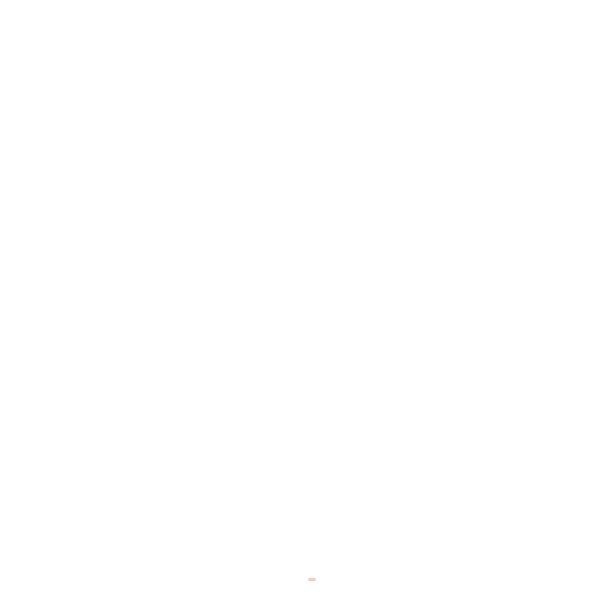
Frame 1 (no input)
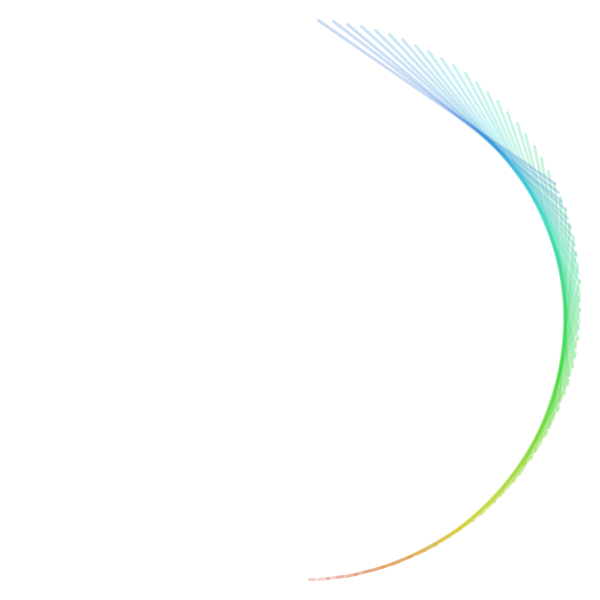
Frame 60 (the mouse pressed at the canvas centre just before this capture)
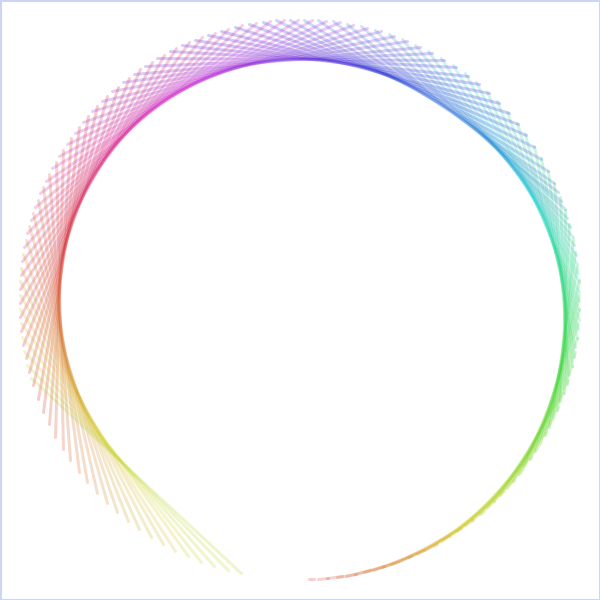
Frame 120 (the mouse held since frame 60 and released just before this capture)

The Processing sketch that drew these frames (run headless with seeded random() and noise(); from frame 60 on, the mouse is pressed at the canvas centre):

// Processing sketch: processing_168801
// ── processing_168801.pde

// CyclingColors.pde
/** Press mouse button to change step size. */
float a,b, c=0.0333, d=0.051234;
void setup() 
{
 background(255);
 colorMode(HSB,100);
 size(600,600);
 smooth();
 strokeWeight(3);
}
void draw() 
{
  fill(0,0,100,4);
  if (frameCount % 64 == 0)
    rect(0,0,width,height);
  a+=c; b+=d;
  stroke(frameCount % 100, 180,80,20);
  line (map(sin(a),-1,1,20,width-20),
        map(cos(a), -1,1,20, height-20),
        map(sin(b),-1,1,20,width-20),
        map(cos(b), -1,1,20, height-20));
}
void mousePressed()
{
  c=map(mouseX,0,width,0,0.1);
  d=map(mouseY,0,height,0,0.1);
}
